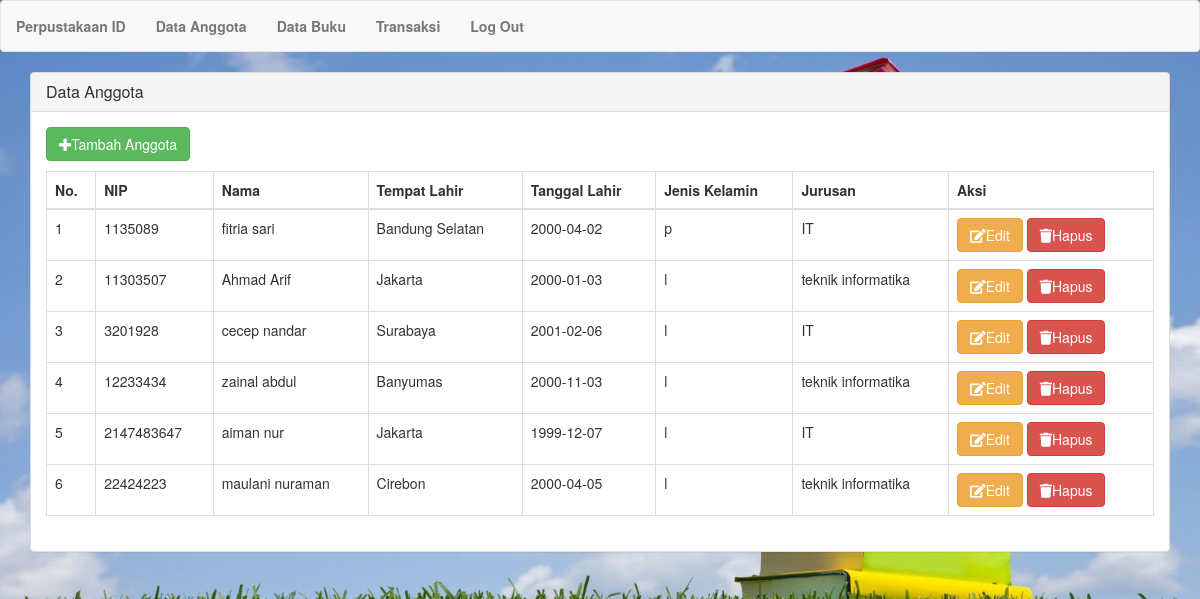
/PP2/index.php/anggota, run on the app's committed database.
### tables this page shows
CREATE TABLE `tb_anggota` (
  `nip` int(11) NOT NULL,
  `nama` varchar(250) NOT NULL,
  `tempat_lahir` varchar(100) NOT NULL,
  `tanggal_lahir` date NOT NULL,
  `jk` enum('l','p') NOT NULL,
  `jurusan` varchar(75) NOT NULL
);

### PP2/application/controllers/Anggota.php (called while the page is built, shortened)
<?php
class Anggota extends CI_Controller
{
	public function index()
	{
		$data['nip']=array();
		$data['content']='anggota';
		$this->load->view('dashboard_view',$data);
	}
}
 ?>

### PP2/index.php (called while the page is built, shortened)
<?php
require_once BASEPATH.'core/CodeIgniter.php';

### PP2/application/views/anggota.php (the view, shortened to what this page needs)
<div class="panel panel-default">
	<div class="panel-heading">
		<h3 class="panel-title">Data Anggota</h3>
	</div>
	<div class="panel-body">
		<a href="<?php echo base_url('anggota/tambah_anggota'); ?>"class="btn btn-success" style="margin-bottom:10px;"><i class="fa fa-plus"></i>Tambah Anggota</a>
		<table class="table table-bordered table-stripped">
			<thead>
				<th>No.</th>
				<th>NIP</th>
				<th>Nama</th>
				<th>Tempat Lahir</th>
				<th>Tanggal Lahir</th>
				<th>Jenis Kelamin</th>
				<th>Jurusan</th>
				<th>Aksi</th>
			</thead>
			<tbody>
				<?php
				$rows=$this->db->get('tb_anggota');
				if($rows->num_rows()>0){
					$no=1;
					foreach($rows->result()as$row){
				?>
				<tr>
					<td><?=$no?></td>
					<td><?=$row->nip?></td>
					<td><?=$row->nama?></td>
					<td><?=$row->tempat_lahir?></td>
					<td><?=$row->tanggal_lahir?></td>
					<td><?=$row->jk?></td>
					<td><?=$row->jurusan?></td>
					<td>
						<a href="<?=base_url('anggota/edit_anggota/'.$row->nip)?>" class="btn xm btn-warning"><i class="fa fa-edit"></i>Edit</a>
						<a onclick="return confirm('Apakah Anda Yakin Ingin menghapus data .... ???')" href="<?=base_url('anggota/hapus_anggota/'.$row->nip)?>" class="btn xm btn-danger"><i class="fa fa-trash"></i>Hapus</a>
					</td>
				</tr>
				<?php
				$no++;
					}
				}else{
					echo"<td rowspan='7'>Data masih kosong</td>";
				}
				?>
			</tbody>
		</table>
	</div>
</div>

### PP2/application/views/dashboard_view.php (shortened to what this page needs)
<!DOCTYPE html>
<html lang="en">
<head>
	<link href="<?= base_url('assets/css/bootstrap.min.css');?>" rel="stylesheet">
	<link href="<?= base_url('assets/fontawesome/css/fontawesome-all.css');?>" rel="stylesheet">
	<link href="<?= base_url('assets/fontawesome/css/fontawesome-all.min.css');?>" rel="stylesheet">
</head>
<body>
	<nav class="navbar navbar-default">
		<div class="container-fuild">
			<div class="collpase naver-collpase">
				<ul class="nav navbar-nav">
					<li>
						<a href="<?=base_url('Dashboard')?>"><b>Perpustakaan ID</b></a>
					</li>
					<li>
						<a href="<?=base_url('anggota')?>"><b>Data Anggota</b></a>
					</li>
					<li>
						<a href="<?=base_url('buku')?>"><b>Data Buku</b></a>
					</li>
					<li>
						<a href="<?=base_url('Transaksi')?>"><b>Transaksi</b></a>
					</li>
					<li>
						<a href="<?=base_url('Logout')?>"><b>Log Out</b></a>
					</li>
				</ul>
			</div>
		</div>
	</nav>
	<div class="container">
		<?php
		$data['nip']=$nip;
		$this->load->view($content,$data);
		?>
	</div>
</body>
</html>

### PP2/application/views/dashboard_view.php (style rules this page uses)
body { background: #6495ED; }

### PP2/application/views/anggota.php (style rules this page uses)
body { background-image: url('assets/gambar.jpg'); background-size: cover; }

### data on the page
tb_anggota: nip "1135089", nama "fitria sari", tempat_lahir "Bandung Selatan", tanggal_lahir "2000-04-02", jk "p", jurusan "IT"
tb_anggota: nip "11303507", nama "Ahmad Arif", tempat_lahir "Jakarta", tanggal_lahir "2000-01-03", jk "l", jurusan "teknik informatika"
tb_anggota: nip "3201928", nama "cecep nandar", tempat_lahir "Surabaya", tanggal_lahir "2001-02-06", jk "l", jurusan "IT"
tb_anggota: nip "12233434", nama "zainal abdul", tempat_lahir "Banyumas", tanggal_lahir "2000-11-03", jk "l", jurusan "teknik informatika"
tb_anggota: nip "2147483647", nama "aiman nur", tempat_lahir "Jakarta", tanggal_lahir "1999-12-07", jk "l", jurusan "IT"
tb_anggota: nip "22424223", nama "maulani nuraman", tempat_lahir "Cirebon", tanggal_lahir "2000-04-05", jk "l", jurusan "teknik informatika"
